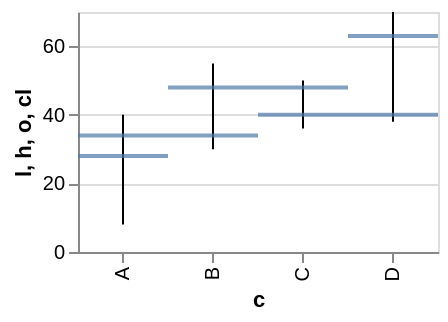

Express this chart as Vega-Lite.
### Vega-Lite specification from a JSON file in a GitHub repository (floating-point values rounded to 4 significant figures)
{"width": 180, "height": 120, "data": {"values": [{"c": "A", "v": 30, "lo": 10, "hi": 45, "g": "x", "o": 28, "cl": 34, "h": 40, "l": 8}, {"c": "B", "v": 52, "lo": 25, "hi": 60, "g": "x", "o": 34, "cl": 48, "h": 55, "l": 30}, {"c": "C", "v": 41, "lo": 18, "hi": 55, "g": "y", "o": 48, "cl": 40, "h": 50, "l": 36}, {"c": "D", "v": 66, "lo": 40, "hi": 80, "g": "y", "o": 40, "cl": 63, "h": 70, "l": 38}]}, "layer": [{"mark": "rule", "encoding": {"x": {"field": "c", "type": "nominal", "sort": null}, "y": {"field": "l", "type": "quantitative"}, "y2": {"field": "h"}}}, {"mark": {"type": "tick", "orient": "horizontal", "thickness": 2}, "encoding": {"x": {"field": "c", "type": "nominal", "sort": null}, "y": {"field": "o", "type": "quantitative"}}}, {"mark": {"type": "tick", "orient": "horizontal", "thickness": 2}, "encoding": {"x": {"field": "c", "type": "nominal", "sort": null}, "y": {"field": "cl", "type": "quantitative"}}}]}
